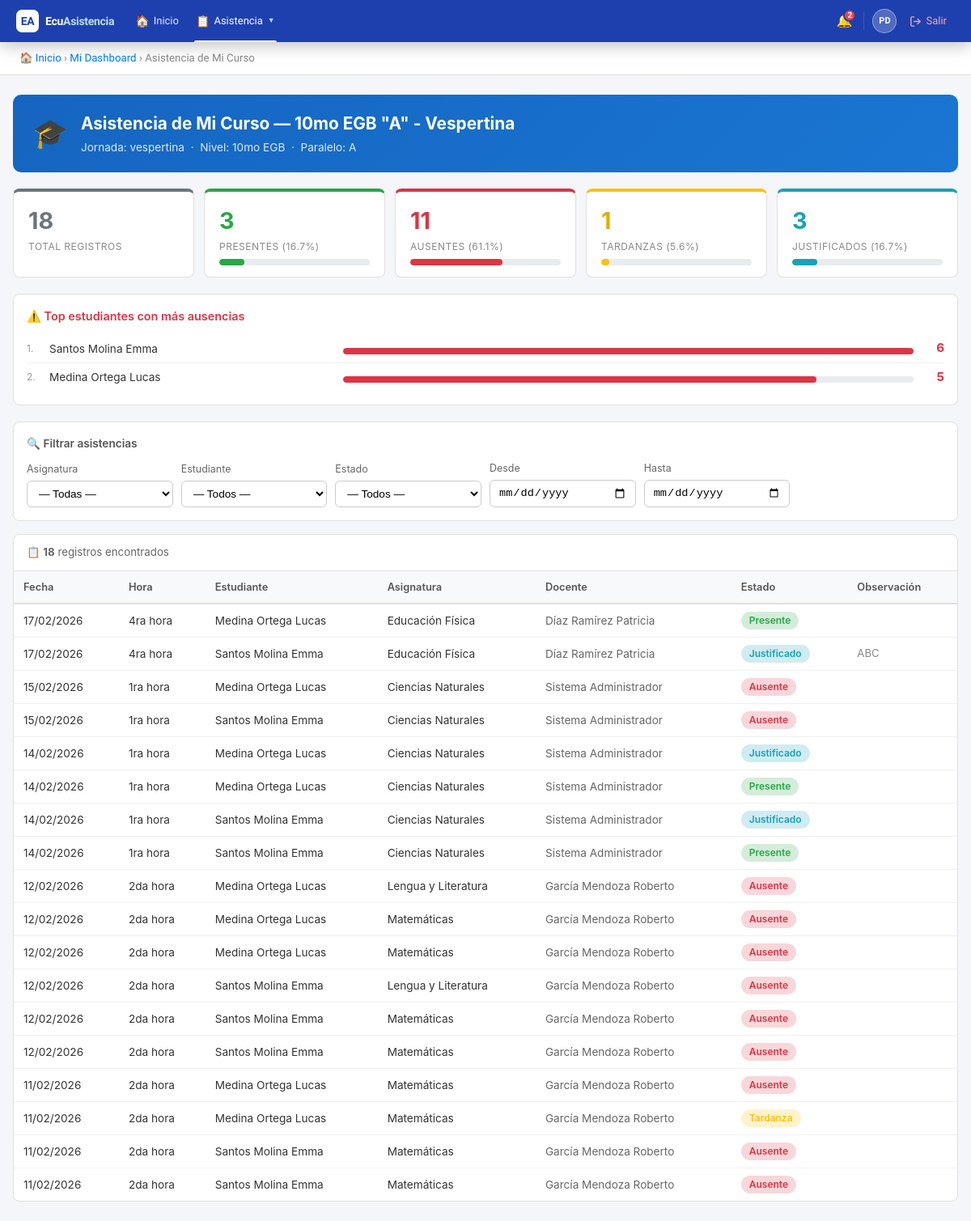
/public/?action=tutor_course_attendance (signed in), run on the app's committed database.
### tables this page shows
CREATE TABLE `courses` (
  `id` int(11) NOT NULL AUTO_INCREMENT,
  `institution_id` int(11) NOT NULL,
  `school_year_id` int(11) NOT NULL,
  `name` varchar(100) NOT NULL,
  `grade_level` varchar(50) DEFAULT NULL,
  `parallel` varchar(10) DEFAULT NULL,
  `shift_id` int(11) NOT NULL,
  `created_at` timestamp NOT NULL DEFAULT current_timestamp(),
  `updated_at` timestamp NOT NULL DEFAULT current_timestamp() ON UPDATE current_timestamp(),
  PRIMARY KEY (`id`),
  KEY `institution_id` (`institution_id`),
  KEY `school_year_id` (`school_year_id`),
  KEY `shift_id` (`shift_id`),
  CONSTRAINT `courses_ibfk_1` FOREIGN KEY (`institution_id`) REFERENCES `institutions` (`id`),
  CONSTRAINT `courses_ibfk_2` FOREIGN KEY (`school_year_id`) REFERENCES `school_years` (`id`),
  CONSTRAINT `courses_ibfk_3` FOREIGN KEY (`shift_id`) REFERENCES `shifts` (`id`)
);

CREATE TABLE `shifts` (
  `id` int(11) NOT NULL AUTO_INCREMENT,
  `name` varchar(50) NOT NULL,
  `created_at` timestamp NOT NULL DEFAULT current_timestamp(),
  PRIMARY KEY (`id`)
);

CREATE TABLE `attendances` (
  `id` int(11) NOT NULL AUTO_INCREMENT,
  `student_id` int(11) NOT NULL,
  `course_id` int(11) NOT NULL,
  `subject_id` int(11) NOT NULL,
  `teacher_id` int(11) NOT NULL,
  `school_year_id` int(11) NOT NULL,
  `shift_id` int(11) NOT NULL,
  `date` date NOT NULL,
  `hour_period` varchar(20) DEFAULT NULL,
  `status` enum('presente','ausente','tardanza','justificado') NOT NULL,
  `observation` text DEFAULT NULL,
  `created_at` timestamp NOT NULL DEFAULT current_timestamp(),
  `updated_at` timestamp NOT NULL DEFAULT current_timestamp() ON UPDATE current_timestamp(),
  PRIMARY KEY (`id`),
  KEY `course_id` (`course_id`),
  KEY `subject_id` (`subject_id`),
  KEY `teacher_id` (`teacher_id`),
  KEY `school_year_id` (`school_year_id`),
  KEY `shift_id` (`shift_id`),
  KEY `idx_date` (`date`),
  KEY `idx_student` (`student_id`),
  CONSTRAINT `attendances_ibfk_1` FOREIGN KEY (`student_id`) REFERENCES `users` (`id`),
  CONSTRAINT `attendances_ibfk_2` FOREIGN KEY (`course_id`) REFERENCES `courses` (`id`),
  CONSTRAINT `attendances_ibfk_3` FOREIGN KEY (`subject_id`) REFERENCES `subjects` (`id`),
  CONSTRAINT `attendances_ibfk_4` FOREIGN KEY (`teacher_id`) REFERENCES `users` (`id`),
  CONSTRAINT `attendances_ibfk_5` FOREIGN KEY (`school_year_id`) REFERENCES `school_years` (`id`),
  CONSTRAINT `attendances_ibfk_6` FOREIGN KEY (`shift_id`) REFERENCES `shifts` (`id`)
);

CREATE TABLE `subjects` (
  `id` int(11) NOT NULL AUTO_INCREMENT,
  `institution_id` int(11) NOT NULL,
  `name` varchar(100) NOT NULL,
  `code` varchar(20) DEFAULT NULL,
  `created_at` timestamp NOT NULL DEFAULT current_timestamp(),
  `updated_at` timestamp NOT NULL DEFAULT current_timestamp() ON UPDATE current_timestamp(),
  PRIMARY KEY (`id`),
  KEY `institution_id` (`institution_id`),
  CONSTRAINT `subjects_ibfk_1` FOREIGN KEY (`institution_id`) REFERENCES `institutions` (`id`)
);

### controllers/TutorController.php (called while the page is built, shortened)
<?php
require_once BASE_PATH . '/models/Attendance.php';
require_once BASE_PATH . '/models/Course.php';
class TutorController {
    private $attendanceModel;
    private $courseModel;
    public function __construct() {
        $db = new Database();
        $this->attendanceModel = new Attendance($db);
        $this->courseModel     = new Course($db);
    }
    public function courseAttendance() {
        $teacherId = $_SESSION['user_id'];
        $courseId  = $this->attendanceModel->getTutorCourseId($teacherId);
        $course      = $this->courseModel->findById($courseId);
        $topAbsences = $this->attendanceModel->getTutorTopAbsences($courseId, 5);
        $filters = [];
        $attendances = $this->attendanceModel->getTutorCourseAttendance($courseId, $filters);
        $stats       = $this->attendanceModel->getTutorCourseStats($courseId, $filters);
        include BASE_PATH . '/views/tutor/course_attendance.php';
    }
}

### config/database.php (called while the page is built)
<?php
class Database {
    private $host = 'localhost';
    private $db = 'ecuasistencia2026_db';
    private $user = 'root';
    private $pass = '';
    private $charset = 'utf8mb4';
    private $pdo;
    public function connect() {
        if ($this->pdo === null) {
            $dsn = "mysql:host={$this->host};dbname={$this->db};charset={$this->charset}";
            $options = [
                PDO::ATTR_ERRMODE => PDO::ERRMODE_EXCEPTION,
                PDO::ATTR_DEFAULT_FETCH_MODE => PDO::FETCH_ASSOC,
                PDO::ATTR_EMULATE_PREPARES => false,
            ];
            try {
                $this->pdo = new PDO($dsn, $this->user, $this->pass, $options);
            } catch (PDOException $e) {
                die('Error de conexión: ' . $e->getMessage());
            }
        }
        return $this->pdo;
    }
}

### models/Attendance.php (called while the page is built, shortened)
<?php
class Attendance {
    private $db;
    public function __construct($database) {
        $this->db = $database->connect();
    }
    public function getTutorCourseId($teacherId) {
        $sql = "SELECT ta.course_id
                FROM teacher_assignments ta
                INNER JOIN school_years sy ON ta.school_year_id = sy.id
                WHERE ta.teacher_id = :teacher_id AND ta.is_tutor = 1 AND sy.is_active = 1
                LIMIT 1";
        $stmt = $this->db->prepare($sql);
        $stmt->execute([':teacher_id' => $teacherId]);
        $row = $stmt->fetch();
        return $row ? (int)$row['course_id'] : null;
    }
    public function getTutorCourseAttendance($courseId, $filters = []) {
        $sql = "SELECT
                    a.id, a.date, a.hour_period, a.status, a.observation,
                    CONCAT(u.last_name, ' ', u.first_name) as student_name,
                    u.id as student_id,
                    s.name as subject_name,
                    s.id as subject_id,
                    CONCAT(t.last_name, ' ', t.first_name) as teacher_name
                FROM attendances a
                INNER JOIN users u ON a.student_id = u.id
                INNER JOIN subjects s ON a.subject_id = s.id
                INNER JOIN users t ON a.teacher_id = t.id
                WHERE a.course_id = :course_id";
        $params = [':course_id' => $courseId];
        $sql .= " ORDER BY a.date DESC, u.last_name, u.first_name, s.name";
        $stmt = $this->db->prepare($sql);
        $stmt->execute($params);
        return $stmt->fetchAll();
    }
    public function getTutorCourseStats($courseId, $filters = []) {
        $sql = "SELECT
                    COUNT(*) as total,
                    SUM(CASE WHEN status = 'presente'    THEN 1 ELSE 0 END) as presente,
                    SUM(CASE WHEN status = 'ausente'     THEN 1 ELSE 0 END) as ausente,
                    SUM(CASE WHEN status = 'tardanza'    THEN 1 ELSE 0 END) as tardanza,
                    SUM(CASE WHEN status = 'justificado' THEN 1 ELSE 0 END) as justificado
                FROM attendances a
                WHERE a.course_id = :course_id";
        $params = [':course_id' => $courseId];
        $stmt = $this->db->prepare($sql);
        $stmt->execute($params);
        return $stmt->fetch();
    }
    public function getTutorTopAbsences($courseId, $limit = 10) {
        $sql = "SELECT CONCAT(u.last_name, ' ', u.first_name) as student_name,
                    COUNT(*) as total_ausencias
                FROM attendances a
                INNER JOIN users u ON a.student_id = u.id
                WHERE a.course_id = :course_id AND a.status = 'ausente'
                GROUP BY a.student_id, u.last_name, u.first_name
                ORDER BY total_ausencias DESC
                LIMIT :lim";
        $stmt = $this->db->prepare($sql);
        $stmt->bindValue(':course_id', $courseId, PDO::PARAM_INT);
        $stmt->bindValue(':lim', $limit, PDO::PARAM_INT);
        $stmt->execute();
        return $stmt->fetchAll();
    }
}

### models/Course.php (called while the page is built, shortened)
<?php
class Course {
    private $db;
    public function __construct($database) {
        $this->db = $database->connect();
    }
    public function findById($id) {
        $sql = "SELECT c.*, s.name as shift_name
                FROM courses c
                INNER JOIN shifts s ON c.shift_id = s.id
                WHERE c.id = :id";
        $stmt = $this->db->prepare($sql);
        $stmt->execute([':id' => $id]);
        return $stmt->fetch();
    }
}

### views/tutor/course_attendance.php (the view, shortened to what this page needs)
<?php
$statusLabels = [
    'presente'    => ['label' => 'Presente',    'color' => '#28a745', 'bg' => '#d4edda'],
    'ausente'     => ['label' => 'Ausente',     'color' => '#dc3545', 'bg' => '#f8d7da'],
    'tardanza'    => ['label' => 'Tardanza',    'color' => '#ffc107', 'bg' => '#fff3cd'],
    'justificado' => ['label' => 'Justificado', 'color' => '#17a2b8', 'bg' => '#d1ecf1'],
];
$pct = function($part, $total) {
    return $total > 0 ? round(($part / $total) * 100, 1) : 0;
};
?>
<!DOCTYPE html>
<html lang="es">
<head>
</head>
<body>
<?php include BASE_PATH . '/views/partials/navbar.php'; ?>
<div class="breadcrumb">
    <a href="?action=dashboard">🏠 Inicio</a> &rsaquo;
    <a href="?action=dashboard">Mi Dashboard</a> &rsaquo;
    Asistencia de Mi Curso
</div>
<div class="container">
    <div class="page-header" style="background:linear-gradient(135deg,#1565c0,#1976d2);">
        <div class="ph-icon">🎓</div>
        <div>
            <h1>Asistencia de Mi Curso — <?= htmlspecialchars($course['name']) ?></h1>
            <p>
                Jornada: <?= htmlspecialchars($course['shift_name']) ?> &nbsp;·&nbsp;
                Nivel: <?= htmlspecialchars($course['grade_level']) ?> &nbsp;·&nbsp;
                Paralelo: <?= htmlspecialchars($course['parallel']) ?>
            </p>
        </div>
    </div>
    <div id="stats-section">
        <?php if ($stats && $stats['total'] > 0): ?>
        <div class="stat-card total"><div class="number"><?= $stats['total'] ?></div><div class="label">Total registros</div></div>
        <div class="stat-card presente">
            <div class="number"><?= $stats['presente'] ?></div>
            <div class="label">Presentes (<?= $pct($stats['presente'], $stats['total']) ?>%)</div>
            <div class="progress-bar"><div class="progress-fill" style="width:<?= $pct($stats['presente'], $stats['total']) ?>%;background:#28a745;"></div></div>
        </div>
        <div class="stat-card ausente">
            <div class="number"><?= $stats['ausente'] ?></div>
            <div class="label">Ausentes (<?= $pct($stats['ausente'], $stats['total']) ?>%)</div>
            <div class="progress-bar"><div class="progress-fill" style="width:<?= $pct($stats['ausente'], $stats['total']) ?>%;background:#dc3545;"></div></div>
        </div>
        <div class="stat-card tardanza">
            <div class="number"><?= $stats['tardanza'] ?></div>
            <div class="label">Tardanzas (<?= $pct($stats['tardanza'], $stats['total']) ?>%)</div>
            <div class="progress-bar"><div class="progress-fill" style="width:<?= $pct($stats['tardanza'], $stats['total']) ?>%;background:#ffc107;"></div></div>
        </div>
        <div class="stat-card justif">
            <div class="number"><?= $stats['justificado'] ?></div>
            <div class="label">Justificados (<?= $pct($stats['justificado'], $stats['total']) ?>%)</div>
            <div class="progress-bar"><div class="progress-fill" style="width:<?= $pct($stats['justificado'], $stats['total']) ?>%;background:#17a2b8;"></div></div>
        </div>
        <?php endif; ?>
    </div>
    <?php if (!empty($topAbsences)): ?>
    <div class="top-absences">
        <h3>⚠️ Top estudiantes con más ausencias</h3>
        <?php $maxAbs = $topAbsences[0]['total_ausencias'] ?? 1;
        foreach ($topAbsences as $i => $row): ?>
        <div class="absence-item">
            <span style="font-size:0.75rem;color:#999;min-width:18px;"><?= $i+1 ?>.</span>
            <span class="absence-name"><?= htmlspecialchars($row['student_name']) ?></span>
            <div class="absence-bar"><div class="progress-bar"><div class="progress-fill" style="width:<?= round(($row['total_ausencias']/$maxAbs)*100) ?>%;background:#dc3545;"></div></div></div>
            <span class="absence-count"><?= $row['total_ausencias'] ?></span>
        </div>
        <?php endforeach; ?>
    </div>
    <?php endif; ?>
    <div class="filters">
        <h3>🔍 Filtrar asistencias</h3>
        <div class="filter-grid">
            <div>
                <label style="font-size:0.78rem;color:#666;display:block;margin-bottom:4px;">Asignatura</label>
                <select name="subject_id" id="f_subject" onchange="runFilter()" class="<?= !empty($filters['subject_id']) ? 'on' : '' ?>">
                    <option value="">— Todas —</option>
                </select>
            </div>
            <div>
                <label style="font-size:0.78rem;color:#666;display:block;margin-bottom:4px;">Estudiante</label>
                <select name="student_id" id="f_student" onchange="runFilter()" class="<?= !empty($filters['student_id']) ? 'on' : '' ?>">
                    <option value="">— Todos —</option>
                </select>
            </div>
            <div>
                <label style="font-size:0.78rem;color:#666;display:block;margin-bottom:4px;">Estado</label>
                <select name="status" id="f_status" onchange="runFilter()" class="<?= !empty($filters['status']) ? 'on' : '' ?>">
                    <option value="">— Todos —</option>
                </select>
            </div>
            <div>
                <label style="font-size:0.78rem;color:#666;display:block;margin-bottom:4px;">Desde</label>
                <input type="date" name="start_date" id="f_start" onchange="runFilter()"
                       value="<?= htmlspecialchars($filters['start_date'] ?? '') ?>"
                       class="<?= !empty($filters['start_date']) ? 'on' : '' ?>">
            </div>
            <div>
                <label style="font-size:0.78rem;color:#666;display:block;margin-bottom:4px;">Hasta</label>
                <input type="date" name="end_date" id="f_end" onchange="runFilter()"
                       value="<?= htmlspecialchars($filters['end_date'] ?? '') ?>"
                       class="<?= !empty($filters['end_date']) ? 'on' : '' ?>">
            </div>
        </div>
    </div>
    <div class="table-section">
        <div class="table-wrap">
            <div class="table-info">
                <span>📋 <strong id="result-count"><?= count($attendances) ?></strong> registros encontrados</span>
            </div>
            <div id="table-body">
                <?php if (empty($attendances)): ?>
                    <div class="empty-state"><div class="icon">📋</div><p>No hay registros de asistencia.</p></div>
                <?php else: ?>
                <table>
                    <thead><tr>
                        <th>Fecha</th><th>Hora</th><th>Estudiante</th>
                        <th>Asignatura</th><th>Docente</th><th>Estado</th><th>Observación</th>
                    </tr></thead>
                    <tbody>
                    <?php foreach ($attendances as $a):
                        $sl = $statusLabels[$a['status']] ?? ['label'=>$a['status'],'color'=>'#666','bg'=>'#eee'];
                    ?>
                    <tr>
                        <td><?= date('d/m/Y', strtotime($a['date'])) ?></td>
                        <td style="white-space:nowrap;"><?= htmlspecialchars($a['hour_period']) ?></td>
                        <td><?= htmlspecialchars($a['student_name']) ?></td>
                        <td><?= htmlspecialchars($a['subject_name']) ?></td>
                        <td style="color:#666;"><?= htmlspecialchars($a['teacher_name']) ?></td>
                        <td><span class="status-badge" style="background:<?= $sl['bg'] ?>;color:<?= $sl['color'] ?>;"><?= $sl['label'] ?></span></td>
                        <td style="color:#888;font-size:0.82rem;"><?= htmlspecialchars($a['observation'] ?? '—') ?></td>
                    </tr>
                    <?php endforeach; ?>
                    </tbody>
                </table>
                <?php endif; ?>
            </div>
        </div>
    </div>
</div>
</body>
</html>

### data on the page
courses: name "10mo EGB \"A\" - Vespertina", shift.name "vespertina", grade_level "10mo EGB", parallel "A"
attendances: date "17/02/2026", hour_period "4ra hora", student_name "Medina Ortega Lucas", subject.name "Educación Física", teacher_name "Díaz Ramírez Patricia", status "Presente"
attendances: date "17/02/2026", hour_period "4ra hora", student_name "Santos Molina Emma", subject.name "Educación Física", teacher_name "Díaz Ramírez Patricia", status "Justificado", observation "ABC"
attendances: date "15/02/2026", hour_period "1ra hora", student_name "Medina Ortega Lucas", subject.name "Ciencias Naturales", teacher_name "Sistema Administrador", status "Ausente"
attendances: date "15/02/2026", hour_period "1ra hora", student_name "Santos Molina Emma", subject.name "Ciencias Naturales", teacher_name "Sistema Administrador", status "Ausente"
attendances: date "14/02/2026", hour_period "1ra hora", student_name "Medina Ortega Lucas", subject.name "Ciencias Naturales", teacher_name "Sistema Administrador", status "Justificado"
attendances: date "14/02/2026", hour_period "1ra hora", student_name "Medina Ortega Lucas", subject.name "Ciencias Naturales", teacher_name "Sistema Administrador", status "Presente"
attendances: date "14/02/2026", hour_period "1ra hora", student_name "Santos Molina Emma", subject.name "Ciencias Naturales", teacher_name "Sistema Administrador", status "Justificado"
attendances: date "14/02/2026", hour_period "1ra hora", student_name "Santos Molina Emma", subject.name "Ciencias Naturales", teacher_name "Sistema Administrador", status "Presente"
attendances: date "12/02/2026", hour_period "2da hora", student_name "Medina Ortega Lucas", subject.name "Lengua y Literatura", teacher_name "García Mendoza Roberto", status "Ausente"
attendances: date "12/02/2026", hour_period "2da hora", student_name "Medina Ortega Lucas", subject.name "Matemáticas", teacher_name "García Mendoza Roberto", status "Ausente"
attendances: date "12/02/2026", hour_period "2da hora", student_name "Medina Ortega Lucas", subject.name "Matemáticas", teacher_name "García Mendoza Roberto", status "Ausente"
attendances: date "12/02/2026", hour_period "2da hora", student_name "Santos Molina Emma", subject.name "Lengua y Literatura", teacher_name "García Mendoza Roberto", status "Ausente"
attendances: date "12/02/2026", hour_period "2da hora", student_name "Santos Molina Emma", subject.name "Matemáticas", teacher_name "García Mendoza Roberto", status "Ausente"
attendances: date "12/02/2026", hour_period "2da hora", student_name "Santos Molina Emma", subject.name "Matemáticas", teacher_name "García Mendoza Roberto", status "Ausente"
attendances: date "11/02/2026", hour_period "2da hora", student_name "Medina Ortega Lucas", subject.name "Matemáticas", teacher_name "García Mendoza Roberto", status "Ausente"
attendances: date "11/02/2026", hour_period "2da hora", student_name "Medina Ortega Lucas", subject.name "Matemáticas", teacher_name "García Mendoza Roberto", status "Tardanza"
attendances: date "11/02/2026", hour_period "2da hora", student_name "Santos Molina Emma", subject.name "Matemáticas", teacher_name "García Mendoza Roberto", status "Ausente"
attendances: date "11/02/2026", hour_period "2da hora", student_name "Santos Molina Emma", subject.name "Matemáticas", teacher_name "García Mendoza Roberto", status "Ausente"

### other printed values
$_notifCount "2"
$stats['total'] "18"
$stats['presente'] "3"
$pct($stats['presente'], $stats['total']) "16.7"
$stats['ausente'] "11"
$pct($stats['ausente'], $stats['total']) "61.1"
$stats['tardanza'] "1"
$pct($stats['tardanza'], $stats['total']) "5.6"
$stats['justificado'] "3"
$pct($stats['justificado'], $stats['total']) "16.7"
$row['student_name'] "Santos Molina Emma"
$row['total_ausencias'] "6"
$row['student_name'] "Medina Ortega Lucas"
$row['total_ausencias'] "5"
count($attendances) "18"
